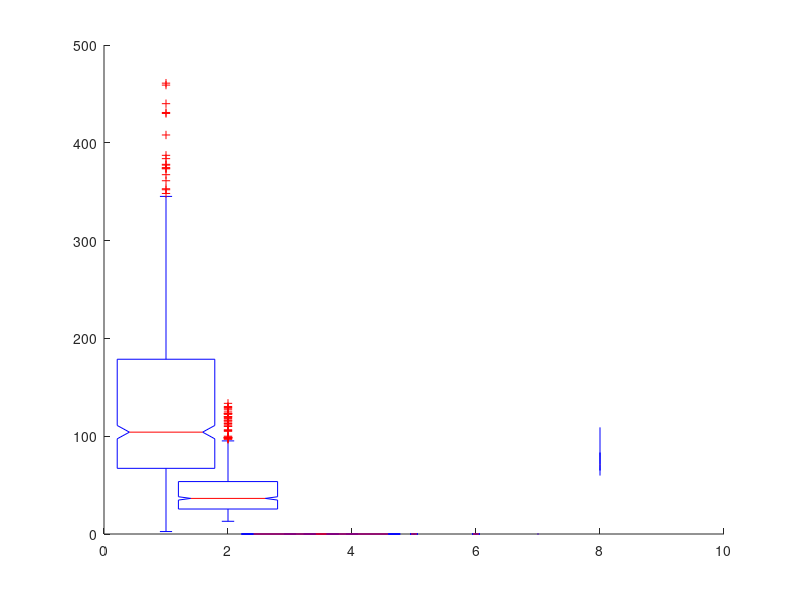

MATLAB code to generate this figure: (Note: this script raises an error after producing the figure.)
clear all
close all
load('summary.mat');


for i = 1:12
    if i <= 7
        betweenTimes(i,:) = sort(betweenTimes(i,:),'descend');
        uniqueTimes(i,:) = sort(uniqueTimes(i,:),'descend');
    end
    uniqueCounts(i,:) = sort(uniqueCounts(i,:),'descend');
    counts(i,:) = sort(counts(i,:),'descend');
end

%% Times Between
uniqueHT = uniqueTimes(1,1:find(uniqueTimes(1,:)==0)-1);
uniqueAS = uniqueTimes(2,1:find(uniqueTimes(2,:)==0)-1);
uniqueDB = uniqueTimes(3,1:find(uniqueTimes(3,:)==0)-1);
uniqueV1 = uniqueTimes(4,1:find(uniqueTimes(4,:)==0)-1);
uniqueV2 = uniqueTimes(5,1:find(uniqueTimes(5,:)==0)-1);
uniqueV3 = uniqueTimes(6,1:find(uniqueTimes(6,:)==0)-1);
uniqueV4 = uniqueTimes(7,1:find(uniqueTimes(7,:)==0)-1);


unique = [uniqueHT,uniqueAS, uniqueDB, uniqueV1, uniqueV2, uniqueV3, uniqueV4];
groups = [ones(size(uniqueHT)),2*ones(size(uniqueAS)),3*ones(size(uniqueDB)),4*ones(size(uniqueV1)),5*ones(size(uniqueV2)),6*ones(size(uniqueV3)),7*ones(size(uniqueV4))];

hold on

% boxplot(unique,groups,'Notch', 'on','Widths',0.8)
% xlabel('Patient Groups')
% ylabel('Time (seconds)')
% title('Time Before Test')

%% Rest Recorded
restHT = uniqueCounts(1,1:find(uniqueCounts(1,:)==0)-1);
restAS = uniqueCounts(2,1:find(uniqueCounts(2,:)==0)-1);
restDB = uniqueCounts(3,1:find(uniqueCounts(3,:)==0)-1);
restbV1 = uniqueCounts(4,1:find(uniqueCounts(4,:)==0)-1);
restbV2 = uniqueCounts(6,1:find(uniqueCounts(5,:)==0)-1);
restbV3 = uniqueCounts(8,1:find(uniqueCounts(6,:)==0)-1);
restbV4 = uniqueCounts(10,1:find(uniqueCounts(7,:)==0)-1);
resteV1 = uniqueCounts(5,1:find(uniqueCounts(8,:)==0)-1);
resteV2 = uniqueCounts(7,1:find(uniqueCounts(9,:)==0)-1);
resteV3 = uniqueCounts(9,1:find(uniqueCounts(10,:)==0)-1);
resteV4 = uniqueCounts(11,1:find(uniqueCounts(11,:)==0)-1);
age = uniqueCounts(12,1:find(uniqueCounts(12,:)==0)-1);

restb4 = [restHT, restAS, restDB];
restvals = [restbV1, resteV1, restbV2, resteV2, restbV3, resteV3, restbV4, resteV4];

groups2 = [ones(size(restHT)),2*ones(size(restAS)),3*ones(size(restDB))];
groupsvals = [ones(size(restbV1)),2*ones(size(restbV2)),3*ones(size(restbV3)),4*ones(size(restbV4)),5*ones(size(resteV1)),6*ones(size(resteV2)),7*ones(size(resteV3)),8*ones(size(resteV4))];

% Rest before HT, AS, and DB
% boxplot(restb4,groups2,'Notch', 'on','Widths',0.8)
% xlabel('Patient Groups')
% ylabel('Time (seconds)')
% title('Rest Before Each Test')

% Rest before and after Valsalvas
figure(1)
boxplot(restvals,groupsvals,'Notch', 'on','Widths',0.8,'DataLim',[0,400],'ExtremeMode','clip');
xlabel('Patient Groups')
ylabel('Time (seconds)')
title('Rest Before and After Valsalvas')
saveas(figure(1),'Figures/boxplotValsalvas.jpg');



%boxplot(uniqueV2,'Notch', 'on','Labels', {labels(5)})
%% Patient Age

fig = figure(2);
histogram(age)
xlabel('Ages')
ylabel('Density')
title('Patient Ages')
saveas(fig,'Figures/patientages.jpg');
